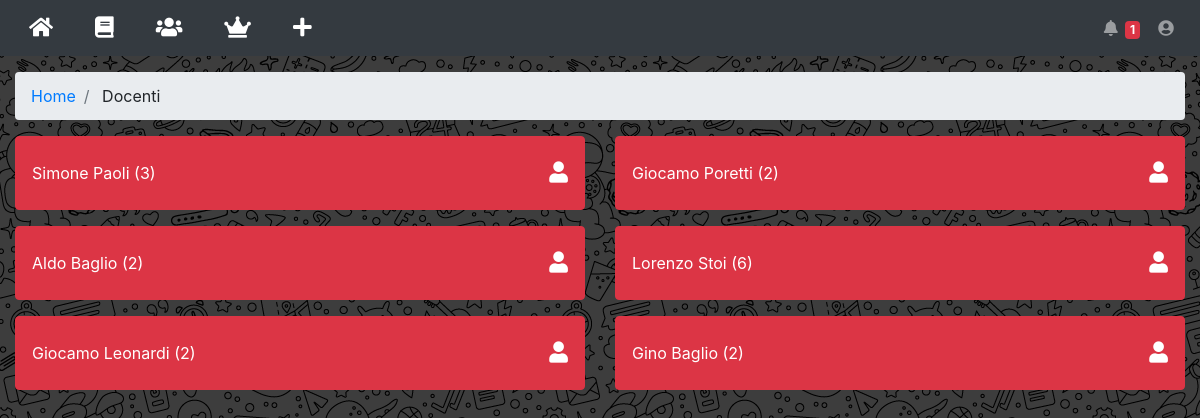
The app's page /filtraDocenti/index.php (signed in) with its own data.
### tables this page shows
CREATE TABLE `utenti` (
  `id` int(15) NOT NULL AUTO_INCREMENT,
  `email` varchar(100) NOT NULL,
  `password` varchar(40) NOT NULL,
  `nome` varchar(20) NOT NULL,
  `cognome` varchar(20) NOT NULL,
  `tipo` ENUM('studente', 'professore', 'admin') DEFAULT 'studente',
  `aiuti` BOOLEAN DEFAULT 1,
  `notifiche` BOOLEAN DEFAULT 1,
  PRIMARY KEY (`id`),
  UNIQUE KEY (`email`)
);

### src/connection.php (called while the page is built, shortened)
<?php
  function query($sql){
    $conn = new mysqli("localhost", "root", "", "appRendiamo");
    $tabella = array();
    $result = $conn->query($sql);
    if (isset($result->num_rows)){
      if ($result->num_rows == 0) {
        return $tabella;
      } else while($row = $result->fetch_assoc()){
        array_push($tabella, $row);
      }
      return $tabella;
    } else {
      $conn->close();
    }
  }
?>

### src/filtraDocenti/wrapper.php (the view)
<div class="container-fluid">
  <ol class="breadcrumb">
    <li class="breadcrumb-item">
      <a href="../home/">Home</a>
    </li>
    <li class="breadcrumb-item">
      Docenti
    </li>
  </ol>
  <div class="row">
    <?php $docenti = query("SELECT utenti.*, COUNT(lezioni.id) as count FROM utenti, lezioni WHERE lezioni.idUtente=utenti.id GROUP BY utenti.id") ?>
    <?php foreach ($docenti as $docente): ?>
    <div class="col-xl-6 col-sm-6 mb-3">
      <button class="btn btn-block btn-danger h-100 p-3 mb-3" onclick="window.location='../lezioni/?docente=<?php echo $docente['id'] ?>'">
        <div class="float-right">
          <i class="fa-lg fas fa-user"></i>
        </div>
        <div class="float-left">
          <?php echo $docente['nome']. " " .$docente['cognome']?>
          (<?php echo $docente['count'] ?>)
        </div>
      </button>
		</div>
  <?php endforeach; ?>
  </div>
</div>

### records on screen
utenti: nome "Simone", cognome "Paoli", count "3"
utenti: nome "Giocamo", cognome "Poretti", count "2"
utenti: nome "Aldo", cognome "Baglio", count "2"
utenti: nome "Lorenzo", cognome "Stoi", count "6"
utenti: nome "Giocamo", cognome "Leonardi", count "2"
utenti: nome "Gino", cognome "Baglio", count "2"
